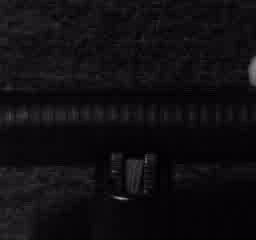
#> input picture src/example_casia_dir/001/bg-01/bg-01-000/flame_frame_000.jpg, 256 x 240 px
$ python -i video_2_frame_folder.py   (imports and definitions only)
#> lines starting #> are read from the running program, lines starting #| are printed output that depends on the picture
import cv2
import os
import argparse

def get_target_directory(target):
    return target.split('.')[0]

def create_frame_folder(target_file, verbosity=False, change_size=(640,480), output=''):
#> called with verbosity = False, change_size = (640, 480), output = ''
    if len(output)>0:
        target_directory = output
    else:
        target_directory = get_target_directory(target_file)
    if verbosity:
        print('output for file {} at {}: '.format(target_file.split('/')[-1],target_directory))
    # creating directory
    if not os.path.exists(target_directory):
        os.makedirs(target_directory)
    vidcap = cv2.VideoCapture(target_file)
    success,image = vidcap.read()
#> image is the input picture: shape (240, 256, 3); mean B, G, R 17.1, 14.1, 16.1
    # print('>>>>>>>>>> sucess type:',type(success))
    if success and change_size:
        image = cv2.resize(image,change_size)
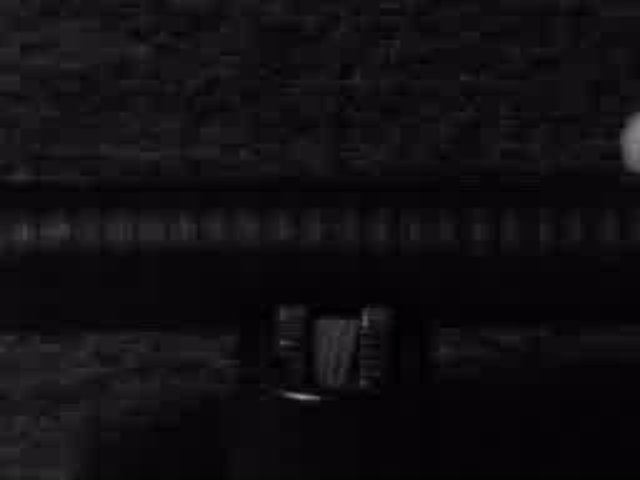
#> image: shape (480, 640, 3); mean B, G, R 17.1, 14.1, 16.1
    count = 0
    success = True
    while success:
        file_name = target_file.split('/')[-1]
        file_name = file_name.split('.')[0]
        frame_file = "%s/%s_frame_%03d.jpg" % (target_directory,file_name,count)
        frame_file = frame_file.replace(' ','\ ')
        success,image = vidcap.read()
        if success and change_size:
            # print("------>>> change_size",change_size)
            # print("----->>>image.shape",image.shape)
            image = cv2.resize(image,change_size)
        if verbosity:
            print('Read a new frame: ', success)
            print('saving frame: ',frame_file)
        if success:
            cv2.imwrite(frame_file, image)     # save frame as JPEG file
            count += 1
# +dev: this has to be injected throuth the command linet
# target_file = '001-bg-02-162.avi'


def main():
    parser = argparse.ArgumentParser(description='Convert avi to folder of jpg frame files.')
    parser.add_argument('videos', metavar='videos-list', nargs='+', help='target videos to convert')
    parser.add_argument('-o', '--output', metavar='outputDir', nargs=1, help='directory to create the jpg frame files')
    parser.add_argument('-z', '--resize', metavar='resize', type=int, nargs=2, help='new size of the output image')
    parser.add_argument("-v", "--verbosity", help="increase output verbosity")
    args = parser.parse_args()
    # print(args)
    verbosity = False
    if args.verbosity:
        verbosity = True
    output = ''
    if args.output:
        output = args.output
    change_size = None
    if args.resize:
        change_size = (args.resize[0], args.resize[1])
    print('processing files...')
    for videos in args.videos:
        if not videos.endswith('.avi'):
            if verbosity:
                print('entry ', videos, ' ignored.')
            continue
        if len(output) > 0:
            create_frame_folder(videos, verbosity, change_size, output)
        else:
            create_frame_folder(videos, verbosity, change_size)
    print('Done without errors')

>>> result = create_frame_folder('example_casia_dir/001/bg-01/bg-01-000/flame_frame_000.jpg')
